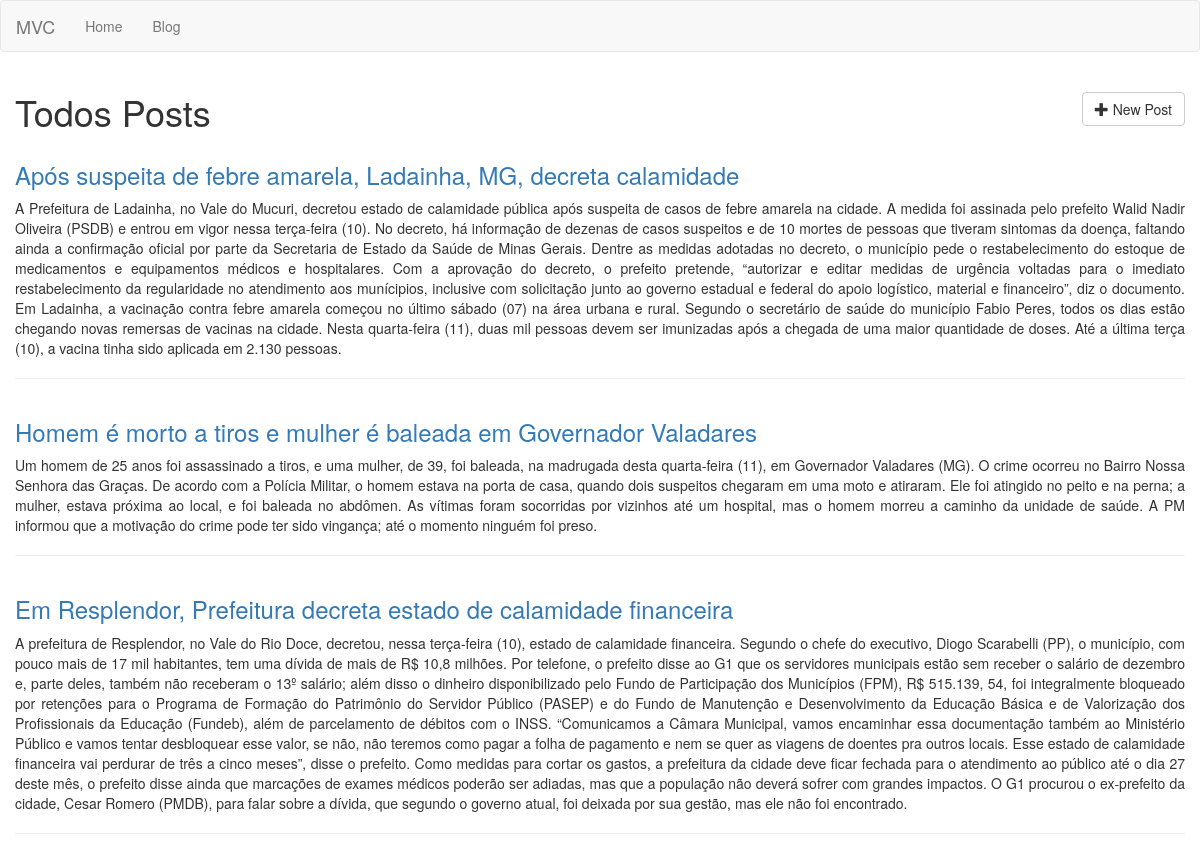
Page /posts on the earlier database version.
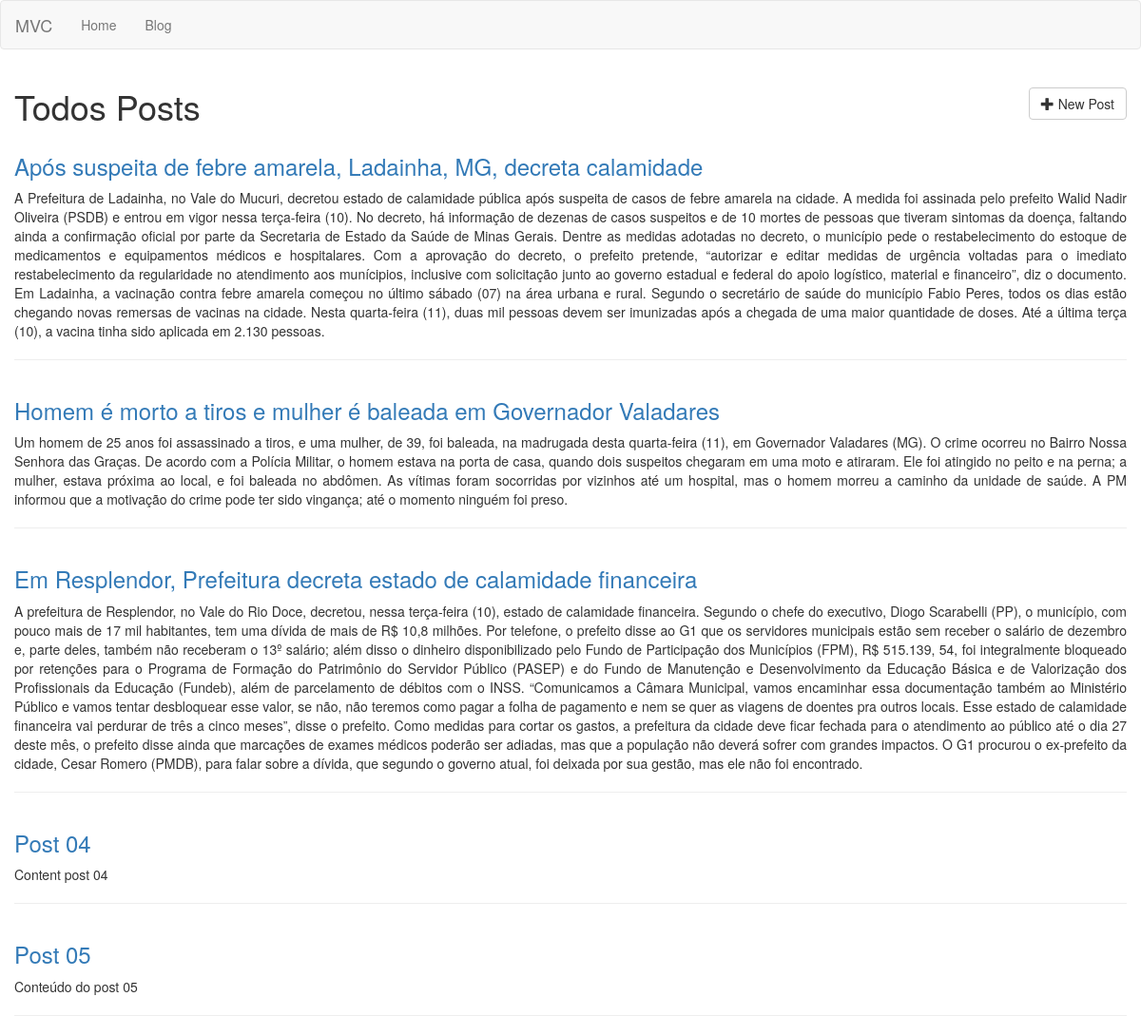
Same page on the later database version.
### tables this page shows
CREATE TABLE posts (id INTEGER CONSTRAINT posts_index PRIMARY KEY ASC AUTOINCREMENT, title VARCHAR (255) NOT NULL, content TEXT NOT NULL);

### app/Controllers/PostsController.php (called while the page is built, shortened)
<?php
class PostsController extends BaseController
{
   private $post;
   public function __construct()
   {
      $this->post = Container::getModel("Post");
   }
   public function index()
   {
      $this->view->posts = $this->post->All();
      $this->renderView('posts/index', 'layout');
   }
}

### core/bootstrap.php (called while the page is built)
<?php
$routes = require_once __DIR__ . "/../app/routes.php";
$route = new \Core\Route($routes);

### public/index.php (called while the page is built, shortened)
<?php
require_once __DIR__ . "/../core/bootstrap.php";

### core/BaseModel.php (called while the page is built, shortened)
<?php
abstract class BaseModel
{
   private $pdo;
   protected $table;
   public function __construct(PDO $pdo)
   {
      $this->pdo = $pdo;
   }
   public function All()
   {
      $query = "SELECT * FROM {$this->table}";
      $stmt = $this->pdo->prepare($query);
      $stmt->execute();
      $result = $stmt->fetchAll();
      return $result;
   }
}

### core/Database.php (called while the page is built, shortened)
<?php
class Database
{
	public static function getDatabase()
   {
	   $conf = require_once __DIR__ . "/../app/database.php";
		if($conf['driver']=='sqlite'){
			$sqlite = __DIR__  . "/../storage/database/" . $conf['sqlite']['host'];
			$sqlite = "sqlite:".$sqlite;
			try{
				 $pdo = new PDO($sqlite);
				 $pdo->setAttribute(PDO::ATTR_ERRMODE,PDO::ERRMODE_EXCEPTION);
				 $pdo->setAttribute(PDO::ATTR_DEFAULT_FETCH_MODE,PDO::FETCH_OBJ);
				 return $pdo;
			}
			catch (PDOException $e){
				echo $e->getMessage();
			}
		} else if ($conf['driver']=='mysql'){
		     $host = $config['mysql']['host'];
			  $db_name = $config['mysql']['db_name'];
			  $username = $config['mysql']['db_username'];
			  $password = $config['mysql']['db_password'];
			  $charset = $conf['mysql']['charset'];
			  $collation = $conf['mysql']['collation'];
			try{
				$pdo = new PDO("mysql:host=$host;dbname=$db_name;charset=$charset", $username, $password);
				print_r ($pdo);
				$pdo->setAttribute(PDO::ATTR_ERRMODE,PDO::ERRMODE_EXCEPTION);
				$pdo->setAttribute(PDO::MYSQL_ATTR_INIT_COMMAND, "SET NAMES '$charset' COLLATE '$collation'");
				$pdo->setAttribute(PDO::ATTR_DEFAULT_FETCH_MODE,PDO::FETCH_OBJ);
				return $pdo;
			}
			catch (PDOException $e){
				echo $e->getMessage();
			}
		}
   }
}

### core/Container.php (called while the page is built, shortened)
<?php
class Container
{
   public static function getModel($model)
   {
      return new $model(Database::getDatabase());
   }
}

### app/Views/posts/index.phtml (the view)
<div class="container">
   <div class="row">
      <h1 class="h1">
         <?php echo  $this->getPageTitle(); ?>
         <a href="/posts/create" class="btn btn-default pull-right">
            <i class="glyphicon glyphicon-plus"></i>
            New Post</a>
      </h1>
   </div>
   <?php foreach ($this->view->posts as $post): ?>
   <div class="row">
      <h3 class="h3">
         <a href="<?php echo "/posts/" . $post->id . "/show"; ?>">
         <?php echo $post->title; ?>
         </a>
      </h3>
      <p class="text-justify"><?php echo $post->content; ?></p>
      <hr>
   </div>
   <?php endforeach; ?>
</div>

### core/Route.php (shortened to what this page needs)
<?php
class Route
{
   private $routes;
   public function __construct(array $routes)
   {
      $this->run();
   }
   private function setRoutes($routes)
   {
      foreach($routes as $route){
         $explode = explode('@', $route[1]);
         $r = [$route[0], $explode[0], $explode[1] ];
         $newRoutes[] = $r;
      }
      $this->routes = $newRoutes;
   }
   private function getRequest()
   {
      $obj = new \stdClass;
      return $obj;
   }
   private function getUrl()
   {
      return parse_url($_SERVER['REQUEST_URI'],PHP_URL_PATH);
   }
   private function run()
   {
      $url = $this->getUrl();
      foreach($this->routes as $route){
         $routeArray = explode('/', $route[0]);
         for($i=0; $i < count($routeArray); $i++){
            $route[0] = implode($routeArray, '/');
         }
         if($url == $route[0]){
            $route_found = 1;
            $controller = $route[1];
            $action = $route[2];
            break;
         }
      }
      if($route_found){
         $controller = Container::newController($controller);
         switch(count($params)){
            default:
               $controller->$action($this->getRequest());
               break;
         }
      } else {
         Container::pageNotFound();
      }
   }
}

### core/BaseController.php (shortened to what this page needs)
<?php
class BaseController
{
   private $viewPath;
   private $layoutPath;
   private $title = null;
   public function __construct()
   {
      $this->view = new \stdClass;
   }
   protected function renderView($viewPath, $layoutPath = null)
   {
      $this->viewPath = $viewPath;
      $this->layoutPath = $layoutPath;
      if($layoutPath){
         $this->setLayout();
      } else {
         $this->content();
      }
   }
   protected function content()
   {
      $path = __DIR__ . "/../app/Views/{$this->viewPath}.phtml";
      if(file_exists( __DIR__ . "/../app/Views/{$this->viewPath}.phtml")){
         require_once __DIR__ . "/../app/Views/{$this->viewPath}.phtml";
      } else {
         echo "Error: View path not found! <br/>$path";
      }
   }
   protected function setLayout()
   {
      $path = __DIR__ . "/../app/Views/{$this->layoutPath}.phtml";
      if(file_exists( __DIR__ . "/../app/Views/{$this->layoutPath}.phtml")){
         require_once __DIR__ . "/../app/Views/{$this->layoutPath}.phtml";
      } else {
         echo "Error: Layout path not found!<br/>$path";
      }
   }
   protected function setPageTitle($title)
   {
      $this->title = $title;
   }
   protected function getPageTitle($separator=null)
   {
      if($separator){
         echo $this->title . " " . $separator . " ";
      } else {
          echo $this->title;
      }
   }
}

### app/Views/layout.phtml (shortened to what this page needs)
<!DOCTYPE html>
<html lang="pt-br">
  <head>
    <link href="/assets/css/bootstrap.min.css" rel="stylesheet">
    <link href="/assets/css/font-awesome.min.css" rel="stylesheet">
  </head>
  <body>
  <?php require_once __DIR__ . "/menu.phtml"; ?>
  <div class="container-fluid">
     <div class="row">
        <?php $this->content(); ?>
     </div>
  </div>
  </body>
</html>

### app/Views/menu.phtml (shortened to what this page needs)
<nav class="navbar navbar-default">
  <div class="container-fluid">
    <div class="navbar-header">
      <a class="navbar-brand" href="/">MVC</a>
    </div>
    <div class="collapse navbar-collapse" id="bs-example-navbar-collapse-1">
      <ul class="nav navbar-nav">
        <li><a href="/">Home <span class="sr-only">(current)</span></a></li>
        <li><a href="/posts">Blog</a></li>
      </ul>
    </div>
  </div>
</nav>

Differences in the rows shown:
added posts: title "Post 04", content "Content post 04"
added posts: title "Post 05", content "Conteúdo do post 05"
